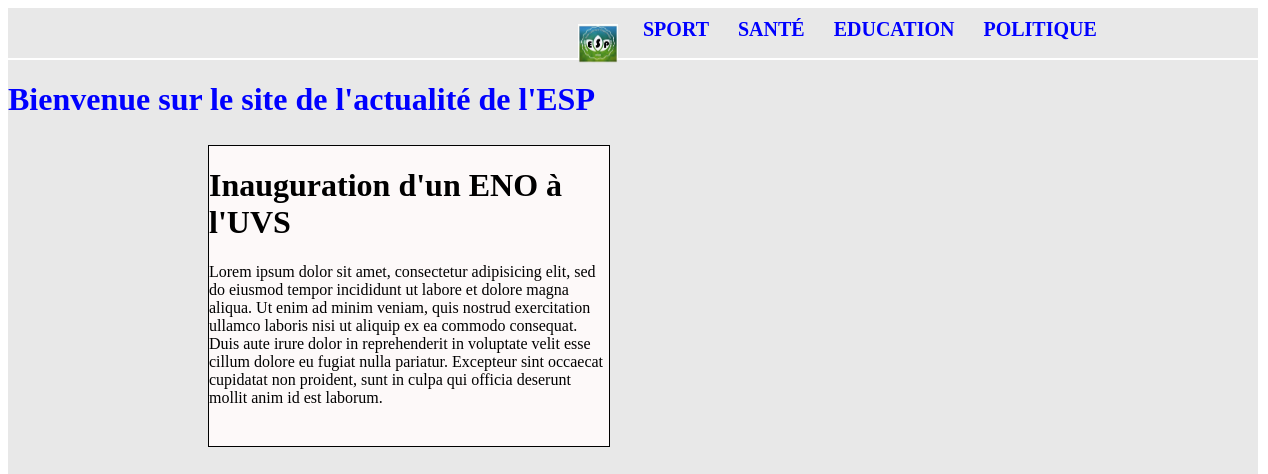
Page /pages.php?article_id=3 on the committed database.
### tables this page shows
CREATE TABLE Categorie(
	id int primary key auto_increment,
	libelle varchar(20)
);

CREATE TABLE Article(
	id int primary key auto_increment,
	titre varchar(255),
	contenu text,
	dateCreation datetime DEFAULT NOW(),
	dateModification datetime DEFAULT NOW(),
	categorie int
);

### Connexion1.php (called while the page is built)
<?php
$servername = "localhost";
$username = "root";
$password = "";
try {
       $pdo_options[PDO::ATTR_ERRMODE] = PDO::ERRMODE_EXCEPTION;
       $pdo_options[PDO::ATTR_EMULATE_PREPARES] = false;
       $pdo_options[PDO::ATTR_DEFAULT_FETCH_MODE] = PDO::FETCH_OBJ;
       $conn = new PDO("mysql:host=$servername;dbname=mglsi_news", $username, $password,$pdo_options);
       $resultCate = $conn->prepare("SELECT * FROM categorie ");
       $resultCate->execute();
       $resultCate = $resultCate->fetchAll();
       $article_id = $_GET["article_id"];
       $result = $conn->prepare("SELECT * FROM article WHERE article.categorie=:x");
       $result->bindParam('x', $article_id);
       $result->execute();
       $result = $result->fetchAll();
}  catch(PDOException $e) {
    echo "Connection failed: " . $e->getMessage();
  }
?>

### pages.php (the view, shortened to what this page needs)
<?php
require "Connexion1.php"
?>
<!DOCTYPE html>
<html lang="en">
<head>
  <link href="https://cdnjs.cloudflare.com/ajax/libs/font-awesome/5.10.0/css/all.min.css" rel="stylesheet">
  <link href="lib/owlcarousel/assets/owl.carousel.min.css" rel="stylesheet">
  <link href="lib/lightbox/css/lightbox.min.css" rel="stylesheet">
  <link type="text/css" href="./index.css" rel="stylesheet">
</head>
<body>
    <div class="entete">
        <a href="./Accueil.php"> <img src="./logo.jpg" alt="" /> </a>
            <?php
                for($i=1; $i<=sizeof($resultCate);$i++) {
                    echo " <a href=\"pages.php?article_id=".$resultCate[$i-1]->id."\">". $resultCate[$i-1]->libelle."</a>";
                }
            ?>
    </div>
    <div class="corps">
            <h1 class="h1style"><marquee><b>Bienvenue sur le site de l'actualité de l'ESP</b></marquee></h1>
            <?php
                    for($i=1; $i <= sizeof($result); $i++) {
            ?>
            <div class="col-lg-4 col-md-6 mb-5">
                <div class="contentimage1">
                    <h1> <?php echo $result[$i-1]->titre;?>  </h1>
                    <p>  <?php echo $result[$i-1]->contenu;?> </p>
                </div>
            <?php } ?>
            </div>
            </div>
</body>
</html>

### index.css (style rules this page uses)
.entete { border-width: 1px; border-color: rgb(0, 0, 0); background-color:rgb(0 0 0 / 9%); position: absolute; width: 1250px; height: 50px; }
.corps { border-width: 0px; border-color: rgb(0, 0, 0); border-style: solid; background-color: rgb(0 0 0 / 9%); position: absolute; width: 1250px; height: 1700px; top:60px }
.entete a img { margin-top: 6px; margin-left: 10px; float: left; width: 40px; height: 40px; }
.entete a { border-width: 1px; border-color: rgb(240, 236, 236); background-color: ; text-decoration: none; color:blue; position: relative; left: 20px; margin-right: 25px; top: 10px; left: 560px; font-size:20px; text-transform: uppercase; font-weight: bold; }
.h1style { color: blue; }
.contentimage1 { border-width: 1px; border-color: rgb(0, 0, 0); border-style: solid; background-color: rgb(253, 249, 249); position: relative; left: 200px; top: 5px; float: left; width: 400px; height: 300px; margin-right: 100px; margin-bottom:30px; }

### rows in the picture
categorie: libelle "SPORT"
categorie: libelle "SANTÉ"
categorie: libelle "EDUCATION"
categorie: libelle "POLITIQUE"
article: titre "Inauguration d'un ENO à l'UVS", contenu "Lorem ipsum dolor sit amet, consectetur adipisicing elit, sed do eiusmod tempor incididunt ut labore et dolore magna aliqua. Ut enim ad minim veniam, quis nostrud exercitation ullamco laboris nisi ut aliquip ex ea commodo consequat. Duis aute irure dolor in reprehenderit in voluptate velit esse cillum dolore eu fugiat nulla pariatur. Excepteur sint occaecat cupidatat non proident, sunt in culpa qui officia deserunt mollit anim id est laborum."
